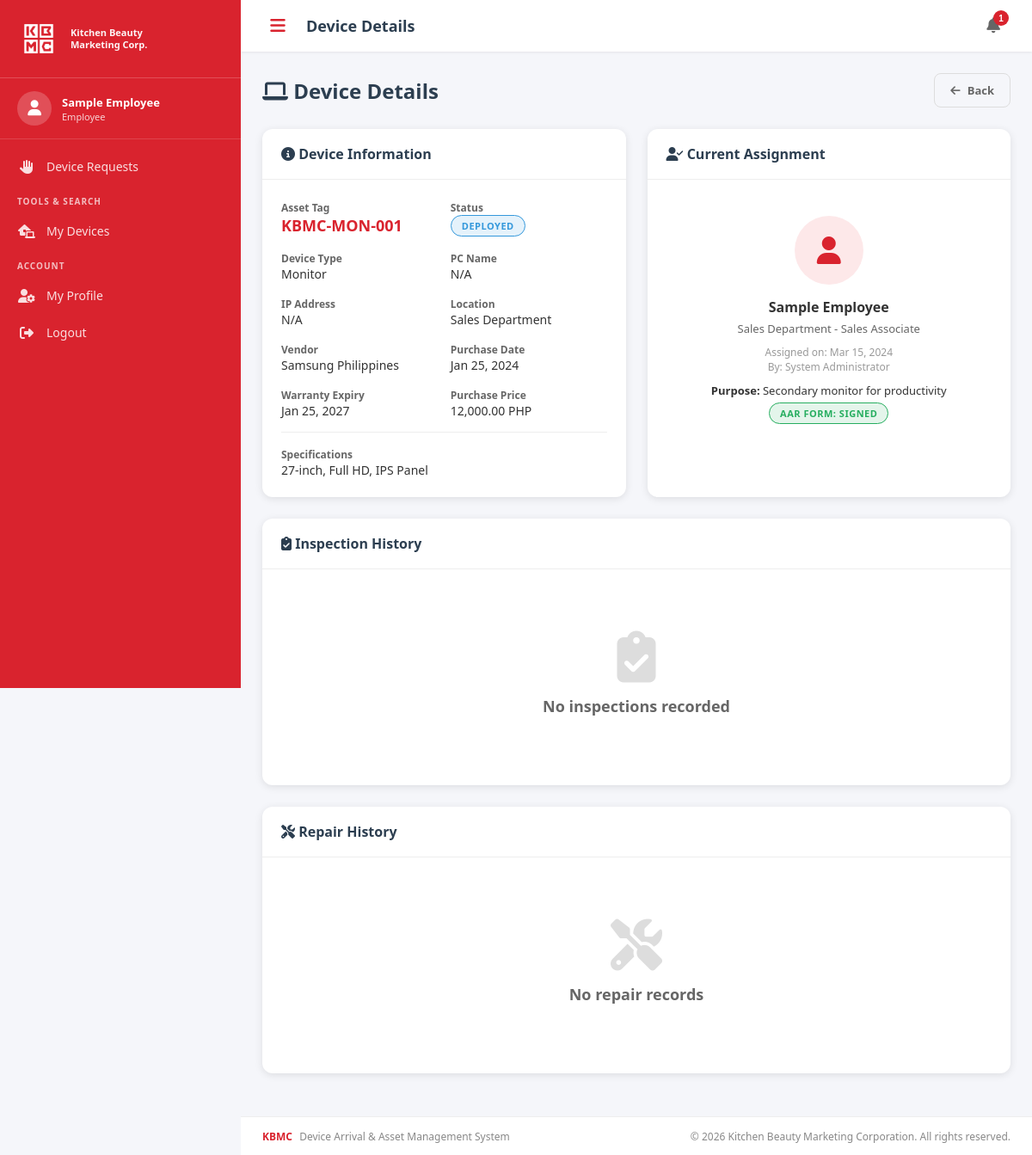
The app's page /view_device.php?id=4 (signed in) with its own data.
### tables this page shows
CREATE TABLE users (
    id INT AUTO_INCREMENT PRIMARY KEY,
    employee_id VARCHAR(50) UNIQUE NOT NULL,
    full_name VARCHAR(100) NOT NULL,
    email VARCHAR(100) UNIQUE NOT NULL,
    password VARCHAR(255) NOT NULL,
    role ENUM('admin', 'it_staff', 'employee') DEFAULT 'employee',
    department VARCHAR(100),
    position VARCHAR(100),
    phone VARCHAR(20),
    profile_image VARCHAR(255),
    status ENUM('active', 'inactive') DEFAULT 'active',
    created_at TIMESTAMP DEFAULT CURRENT_TIMESTAMP,
    updated_at TIMESTAMP DEFAULT CURRENT_TIMESTAMP ON UPDATE CURRENT_TIMESTAMP
);

CREATE TABLE devices (
    id INT AUTO_INCREMENT PRIMARY KEY,
    asset_tag VARCHAR(100) UNIQUE NOT NULL,
    device_type_id INT NOT NULL,
    brand VARCHAR(100),
    model VARCHAR(100),
    serial_number VARCHAR(100) UNIQUE NOT NULL,
    ip_address VARCHAR(50),
    pc_name VARCHAR(100),
    mac_address VARCHAR(50),
    specifications TEXT,
    purchase_date DATE,
    vendor VARCHAR(100),
    warranty_expiry DATE,
    purchase_price DECIMAL(12,2),
    status ENUM('in_stock', 'deployed', 'under_repair', 'retired', 'disposed', 'pending_inspection', 'rejected') DEFAULT 'pending_inspection',
    condition_notes TEXT,
    location VARCHAR(100),
    image VARCHAR(255),
    created_by INT,
    created_at TIMESTAMP DEFAULT CURRENT_TIMESTAMP,
    updated_at TIMESTAMP DEFAULT CURRENT_TIMESTAMP ON UPDATE CURRENT_TIMESTAMP,
    FOREIGN KEY (device_type_id) REFERENCES device_types(id),
    FOREIGN KEY (created_by) REFERENCES users(id)
);

CREATE TABLE device_types (
    id INT AUTO_INCREMENT PRIMARY KEY,
    type_name VARCHAR(100) NOT NULL,
    description TEXT,
    created_at TIMESTAMP DEFAULT CURRENT_TIMESTAMP
);

CREATE TABLE device_assignments (
    id INT AUTO_INCREMENT PRIMARY KEY,
    device_id INT NOT NULL,
    employee_id INT NOT NULL,
    assigned_by INT NOT NULL,
    assigned_date DATE NOT NULL,
    returned_date DATE,
    purpose TEXT,
    accountability_form_signed TINYINT(1) DEFAULT 0,
    form_file VARCHAR(255),
    notes TEXT,
    status ENUM('active', 'returned', 'transferred') DEFAULT 'active',
    created_at TIMESTAMP DEFAULT CURRENT_TIMESTAMP,
    FOREIGN KEY (device_id) REFERENCES devices(id),
    FOREIGN KEY (employee_id) REFERENCES users(id),
    FOREIGN KEY (assigned_by) REFERENCES users(id)
);

### includes/config.php (called while the page is built, shortened)
<?php
$status_colors = [
    'in_stock'          => '#27AE60',
    'deployed'          => '#3498DB',
    'under_repair'      => '#F39C12',
    'retired'           => '#7F8C8D',
    'disposed'          => '#95A5A6',
    'pending_inspection'=> '#E67E22',
    'rejected'          => '#E74C3C',
];
$role_names = [
    'admin'     => 'Administrator',
    'it_staff'  => 'IT Staff',
    'employee'  => 'Employee',
];

### view_device.php (the view, shortened to what this page needs)
<?php
$pageTitle = 'Device Details';
require_once 'includes/header.php';
$id = $_GET['id'] ?? 0;
$stmt = $pdo->prepare("SELECT d.*, dt.type_name, u.full_name as created_by_name FROM devices d
    JOIN device_types dt ON d.device_type_id = dt.id
    LEFT JOIN users u ON d.created_by = u.id WHERE d.id = ?");
$stmt->execute([$id]);
$device = $stmt->fetch();
$stmt = $pdo->prepare("SELECT da.*, u.full_name as employee_name, u.department, u.position, ub.full_name as assigned_by_name
    FROM device_assignments da JOIN users u ON da.employee_id = u.id
    LEFT JOIN users ub ON da.assigned_by = ub.id WHERE da.device_id = ? ORDER BY da.created_at DESC");
$stmt->execute([$id]);
$assignments = $stmt->fetchAll();
$stmt = $pdo->prepare("SELECT di.*, u.full_name as inspector_name FROM device_inspections di
    JOIN users u ON di.inspected_by = u.id WHERE di.device_id = ? ORDER BY di.inspection_date DESC");
$stmt->execute([$id]);
$inspections = $stmt->fetchAll();
$stmt = $pdo->prepare("SELECT dr.*, u.full_name as reporter_name FROM device_repairs dr
    JOIN users u ON dr.reported_by = u.id WHERE dr.device_id = ? ORDER BY dr.created_at DESC");
$stmt->execute([$id]);
$repairs = $stmt->fetchAll();
$currentAssignment = null;
foreach ($assignments as $a) {
    if ($a['status'] == 'active') { $currentAssignment = $a; break; }
}
?>
<div class="page-header">
    <h1><i class="fas fa-laptop"></i> Device Details</h1>
    <div style="display: flex; gap: 10px;">
        <a href="devices.php" class="btn btn-outline"><i class="fas fa-arrow-left"></i> Back</a>
    </div>
</div>
<div class="grid-2">
    <div class="card">
        <div class="card-header">
            <h3><i class="fas fa-info-circle"></i> Device Information</h3>
        </div>
        <div class="card-body" style="font-size: 14px;">
            <div style="display: grid; grid-template-columns: 1fr 1fr; gap: 15px;">
                <div><strong style="color: #666; font-size: 12px;">Asset Tag</strong><br><span style="font-size: 18px; font-weight: 700; color: var(--kbmc-red);"><?php echo sanitize($device['asset_tag']); ?></span></div>
                <div><strong style="color: #666; font-size: 12px;">Status</strong><br><?php echo getStatusBadge($device['status']); ?></div>
                <div><strong style="color: #666; font-size: 12px;">Device Type</strong><br><?php echo sanitize($device['type_name']); ?></div>
                <div><strong style="color: #666; font-size: 12px;">PC Name</strong><br><?php echo sanitize($device['pc_name'] ?: 'N/A'); ?></div>
                <div><strong style="color: #666; font-size: 12px;">IP Address</strong><br><?php echo sanitize($device['ip_address'] ?: 'N/A'); ?></div>
                <div><strong style="color: #666; font-size: 12px;">Location</strong><br><?php echo sanitize($device['location']); ?></div>
                <div><strong style="color: #666; font-size: 12px;">Vendor</strong><br><?php echo sanitize($device['vendor'] ?: 'N/A'); ?></div>
                <div><strong style="color: #666; font-size: 12px;">Purchase Date</strong><br><?php echo formatDate($device['purchase_date']); ?></div>
                <div><strong style="color: #666; font-size: 12px;">Warranty Expiry</strong><br><?php echo formatDate($device['warranty_expiry']); ?></div>
                <div><strong style="color: #666; font-size: 12px;">Purchase Price</strong><br><?php echo $device['purchase_price'] ? number_format($device['purchase_price'], 2) . ' PHP' : 'N/A'; ?></div>
            </div>
            <hr style="margin: 15px 0; border: none; border-top: 1px solid #eee;">
            <div><strong style="color: #666; font-size: 12px;">Specifications</strong><br><p><?php echo nl2br(sanitize($device['specifications'])); ?></p></div>
        </div>
    </div>
    <div class="card">
        <div class="card-header">
            <h3><i class="fas fa-user-check"></i> Current Assignment</h3>
        </div>
        <div class="card-body">
            <?php if ($currentAssignment): ?>
            <div style="text-align: center; padding: 20px;">
                <div style="width: 80px; height: 80px; background: var(--kbmc-red-light); color: var(--kbmc-red); border-radius: 50%; display: flex; align-items: center; justify-content: center; font-size: 32px; margin: 0 auto 15px;">
                    <i class="fas fa-user"></i>
                </div>
                <h4 style="margin-bottom: 5px;"><?php echo sanitize($currentAssignment['employee_name']); ?></h4>
                <p style="color: #666; font-size: 13px;"><?php echo sanitize($currentAssignment['department']); ?> - <?php echo sanitize($currentAssignment['position']); ?></p>
                <p style="font-size: 12px; color: #999; margin-top: 10px;">
                    Assigned on: <?php echo formatDate($currentAssignment['assigned_date']); ?><br>
                    By: <?php echo sanitize($currentAssignment['assigned_by_name']); ?>
                </p>
                <p style="margin-top: 10px; font-size: 13px;"><strong>Purpose:</strong> <?php echo sanitize($currentAssignment['purpose']); ?></p>
                <p style="margin-top: 5px;">
                    <span class="status-badge" style="background: <?php echo $currentAssignment['accountability_form_signed'] ? '#27AE6020' : '#F39C1220'; ?>; color: <?php echo $currentAssignment['accountability_form_signed'] ? '#27AE60' : '#F39C12'; ?>; border: 1px solid <?php echo $currentAssignment['accountability_form_signed'] ? '#27AE60' : '#F39C12'; ?>;">
                        AAR Form: <?php echo $currentAssignment['accountability_form_signed'] ? 'Signed' : 'Pending'; ?>
                    </span>
                </p>
            </div>
            <?php endif; ?>
        </div>
    </div>
</div>
<div class="card">
    <div class="card-header">
        <h3><i class="fas fa-clipboard-check"></i> Inspection History</h3>
    </div>
    <div class="card-body">
        <?php if (empty($inspections)): ?>
        <div class="empty-state"><i class="fas fa-clipboard-check"></i><h4>No inspections recorded</h4></div>
        <?php endif; ?>
    </div>
</div>
<div class="card">
    <div class="card-header">
        <h3><i class="fas fa-tools"></i> Repair History</h3>
    </div>
    <div class="card-body">
        <?php if (empty($repairs)): ?>
        <div class="empty-state"><i class="fas fa-tools"></i><h4>No repair records</h4></div>
        <?php endif; ?>
    </div>
</div>
<?php require_once 'includes/footer.php'; ?>

### includes/header.php (shortened to what this page needs)
<?php
require_once __DIR__ . '/functions.php';
$user = getUserInfo($_SESSION['user_id']);
$unreadCount = getUnreadNotificationCount($_SESSION['user_id']);
$pageTitle = $pageTitle ?? 'KBMC Asset Management';
?>
<!DOCTYPE html>
<html lang="en">
<head>
    <link href="https://cdnjs.cloudflare.com/ajax/libs/font-awesome/6.5.1/css/all.min.css" rel="stylesheet">
    <link href="assets/css/style.css" rel="stylesheet">
</head>
<body>
    <aside class="sidebar" id="sidebar">
        <div class="sidebar-header">
            <div class="logo-container">
                <img src="assets/images/logo.png" alt="KBMC Logo" class="sidebar-logo-img">
            </div>
            <div class="company-name">
                Kitchen Beauty<br>Marketing Corp.
            </div>
        </div>
        <div class="sidebar-user">
            <div class="user-avatar">
                <i class="fas fa-user"></i>
            </div>
            <div class="user-info">
                <div class="user-name"><?php echo sanitize($user['full_name']); ?></div>
                <div class="user-role"><?php echo $role_names[$user['role']] ?? 'User'; ?></div>
            </div>
        </div>
        <nav class="sidebar-nav">
            <?php if (!hasRole('admin')): ?>
            <a href="requests.php" class="nav-item <?php echo basename($_SERVER['PHP_SELF']) == 'requests.php' ? 'active' : ''; ?>">
                <i class="fas fa-hand-paper"></i>
                <span>Device Requests</span>
            </a>
            <?php endif; ?>
            <div class="nav-section">Tools & Search</div>
            <a href="user_asset_dashboard.php" class="nav-item <?php echo basename($_SERVER['PHP_SELF']) == 'user_asset_dashboard.php' ? 'active' : ''; ?>">
                <i class="fas fa-laptop-house"></i>
                <span>My Devices</span>
            </a>
            <div class="nav-section">Account</div>
            <a href="profile.php" class="nav-item <?php echo basename($_SERVER['PHP_SELF']) == 'profile.php' ? 'active' : ''; ?>">
                <i class="fas fa-user-cog"></i>
                <span>My Profile</span>
            </a>
            <a href="logout.php" class="nav-item">
                <i class="fas fa-sign-out-alt"></i>
                <span>Logout</span>
            </a>
        </nav>
    </aside>
    <div class="main-wrapper">
        <header class="top-header">
            <button class="menu-toggle" id="menuToggle">
                <i class="fas fa-bars"></i>
            </button>
            <div class="header-title"><?php echo sanitize($pageTitle); ?></div>
            <div class="header-actions">
                <div class="notification-dropdown">
                    <button class="notif-btn" id="notifToggle">
                        <i class="fas fa-bell"></i>
                        <?php if ($unreadCount > 0): ?>
                        <span class="notif-badge"><?php echo $unreadCount; ?></span>
                        <?php endif; ?>
                    </button>
                </div>
            </div>
        </header>
        <main class="main-content">

### includes/functions.php (shortened to what this page needs)
<?php
require_once __DIR__ . '/config.php';
function hasRole($role) {
    return isset($_SESSION['role']) && $_SESSION['role'] === $role;
}
function getUserInfo($userId) {
    global $pdo;
    $stmt = $pdo->prepare("SELECT * FROM users WHERE id = ?");
    $stmt->execute([$userId]);
    return $stmt->fetch();
}
function getUnreadNotificationCount($userId) {
    global $pdo;
    $stmt = $pdo->prepare("SELECT COUNT(*) FROM notifications WHERE user_id = ? AND is_read = 0");
    $stmt->execute([$userId]);
    return $stmt->fetchColumn();
}
function getStatusBadge($status) {
    global $status_colors;
    $color = $status_colors[$status] ?? '#6C757D';
    $label = str_replace('_', ' ', ucwords($status));
    return '<span class="status-badge" style="background-color: ' . $color . '20; color: ' . $color . '; border: 1px solid ' . $color . ';">' . $label . '</span>';
}
function formatDate($date, $format = 'M d, Y') {
    return date($format, strtotime($date));
}
function sanitize($input) {
    return htmlspecialchars(trim($input), ENT_QUOTES, 'UTF-8');
}

### records on screen
users: full_name "Sample Employee", role "Employee"
devices: asset_tag "KBMC-MON-001", status "DEPLOYED", device_type.type_name "Monitor", pc_name "N/A", ip_address "N/A", location "Sales Department", vendor "Samsung Philippines", purchase_date "Jan 25, 2024", warranty_expiry "Jan 25, 2027", purchase_price "12,000.00", specifications "27-inch, Full HD, IPS Panel"
device_assignments: employee.full_name "Sample Employee", employee.department "Sales Department", employee.position "Sales Associate", assigned_date "Mar 15, 2024", assigned_by.full_name "System Administrator", purpose "Secondary monitor for productivity"

### other values on screen
$pageTitle "Device Details"
$unreadCount "1"
